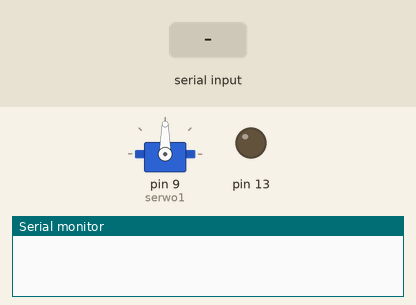
A sketch run on a simulated Arduino Uno, built with avr-gcc and run on an emulated ATmega328P. Shown: servo, output pins drawn as LEDs (lit = HIGH), the last lines printed to the serial monitor. Inputs (shaded band) come from the test bench.

Above: at 1.2 s.
1.3 s: "C90\n" received over Serial
3.8 s: "90,45\n" received over Serial
At 4.7 s:
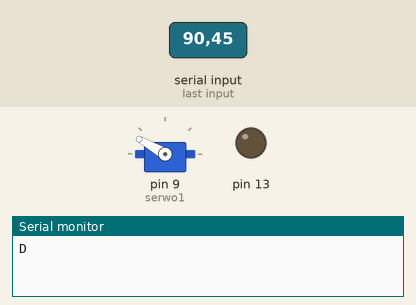
5.3 s: "5\n" received over Serial
At 5.7 s:
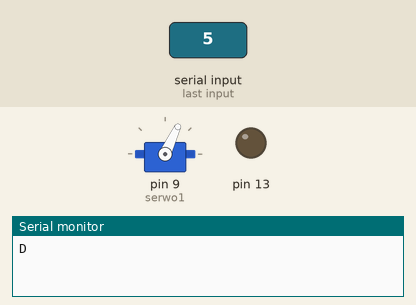
6.8 s: "200\n" received over Serial
At 8.0 s:
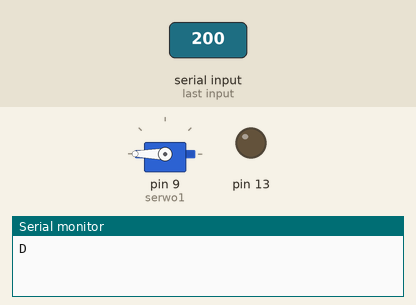
8.3 s: "A90\n" received over Serial
At 9.3 s:
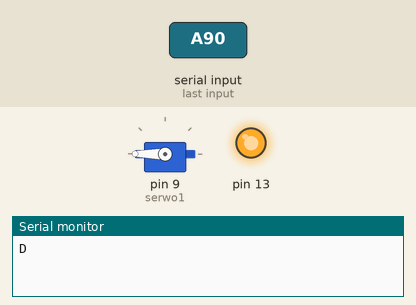
9.8 s: "30,150\n" received over Serial
At 10.5 s:
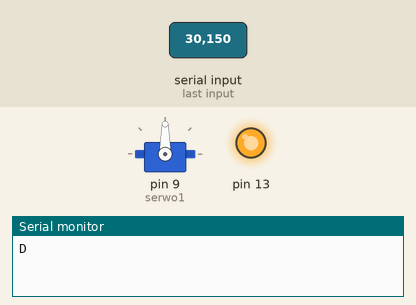
Timing chart, 0 to 12.3 s (numbered marks = the images above; inputs shaded):
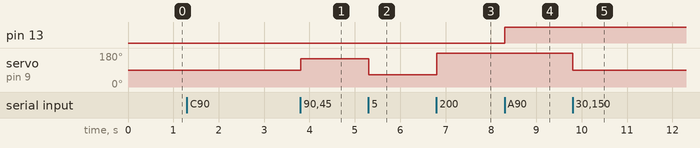

The sketch:

arduinoservocontrol.ino
```cpp
#include <Servo.h>

Servo serwo1;

char data;
String con;
char d2_con;
int data_int = 0;
char buffer[4];
byte index = 0;

void setup() {
  Serial.begin(9600);
  pinMode(13, OUTPUT);
  d2_con = 'S';
  serwo1.attach(9);
}

void loop() {

  //inicjalizacja proby polaczenia
  if(Serial.available()>0 && d2_con == 'S'){
    con = Serial.readString();
    d2_con = con.charAt(0);
  }                           //Jesli polaczono to d2_con = C

  //zwroc informacje o polaczeniu
  if(d2_con == 'C'){
    Serial.println("D");
    d2_con = 'D';
    }


  if(Serial.available()>0 && d2_con == 'D'){
    data = Serial.read();
    if(data == '\n'){
      buffer[index] = '\0';
      index = 0;

      if(buffer[0] == 'A'){
        digitalWrite(13, HIGH);
      }
      else if(buffer[0] == 'B'){
        digitalWrite(13, LOW);
      }
      else
      {
        data_int = atoi(buffer);
        serwo1.write(data_int+60);
      }
    }
    else if(index < 3){
      buffer[index++] = data;
    }
    }

  }
```

Measured:
- after the input at 3.8 s, servo on pin 9 (serwo1): 90° → 150° at once
- after the input at 5.3 s, servo on pin 9 (serwo1): 150° → 65° at once
- after the input at 6.8 s, servo on pin 9 (serwo1): 65° → 180° at once
- after the input at 8.3 s, pin 13: LOW → HIGH at once
- after the input at 9.8 s, servo on pin 9 (serwo1): 180° → 90° at once
